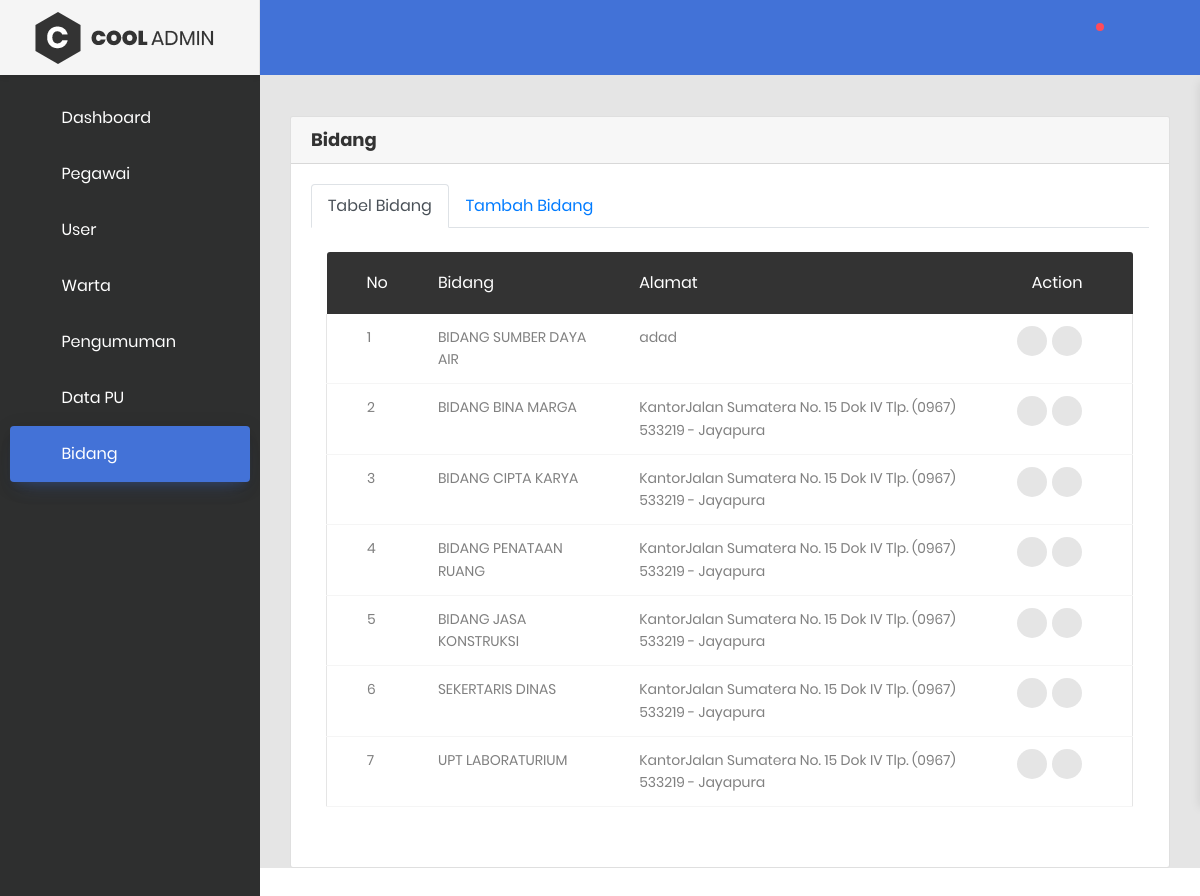
The page /index.php/admin/bidang on the database its author committed.
### tables this page shows
CREATE TABLE `tbl_menu` (
  `module_path` varchar(20) NOT NULL,
  `module_name` varchar(20) NOT NULL,
  `module_icon` varchar(50) NOT NULL,
  `module_parent` int(11) NOT NULL,
  `module_order` int(11) NOT NULL
);

CREATE TABLE `tbl_bidang` (
  `id_bidang` int(11) NOT NULL,
  `bidang` varchar(255) NOT NULL,
  `alamat_kantor` varchar(255) NOT NULL
);

### application/controllers/Admin.php (called while the page is built, shortened)
<?php
class Admin extends CI_Controller
{
    public function loadAsset($param)
    {
        $this->load->model("Menu_model", "menu");
        $data = [
            "title" => "Dashboard",
            "active" => "active",
            "menu" => $this->menu->__getMenu(),
            "list_css_plugins" => array(
                'assets/admin/css/font-face.css',
                'assets/admin/css/style.css',
                'assets/admin/vendor/font-awesome-4.7/css/font-awesome.min.css',
                'assets/admin/vendor/font-awesome-5/css/fontawesome-all.min.css',
                'assets/admin/vendor/mdi-font/css/material-design-iconic-font.min.css',
                'assets/admin/vendor/bootstrap-4.1/bootstrap.min.css',
                'assets/admin/vendor/animsition/animsition.min.css',
                'assets/admin/vendor/bootstrap-progressbar/bootstrap-progressbar-3.3.4.min.css',
                'assets/admin/vendor/wow/animate.css',
                'assets/admin/vendor/css-hamburgers/hamburgers.min.css',
                'assets/admin/vendor/slick/slick.css',
                'assets/admin/vendor/select2/select2.min.css',
                'assets/admin/vendor/perfect-scrollbar/perfect-scrollbar.css',
                'assets/admin/css/theme.css',
                'assets/admin/css/materialdate.min.css',
                'assets/admin/css/datatables.css',
                'assets/admin/css/bootstrap-datetimepicker.min.css',
            ),
            "list_js_plugins" => array(
                'assets/admin/vendor/bootstrap-4.1/popper.min.js',
                'assets/admin/vendor/bootstrap-4.1/bootstrap.min.js',
                'assets/plugin/thesaas/js/vendors/datatables.js',
                'assets/admin/vendor/animsition/animsition.min.js',
                'assets/admin/vendor/bootstrap-progressbar/bootstrap-progressbar.min.js',
                'assets/admin/vendor/circle-progress/circle-progress.min.js',
                'assets/admin/vendor/perfect-scrollbar/perfect-scrollbar.js',
                'assets/admin/vendor/chartjs/Chart.bundle.min.js',
                'assets/admin/vendor/select2/select2.min.js',
                'assets/admin/js/main.js',
                'assets/admin/js/materialdate.min.js',
                'assets/admin/js/tambahan.js',
                'assets/admin/js/datatables.js',
                'assets/admin/js/swal.js'
            ),
            "path" => $param["path"]
        ];
        $data = isset($param["data"]) ? array_merge($data, $param["data"]) : $data;
        $this->load->view("/admin/v_main", $data);
    }
    public function bidang()
    {
        $this->load->model('Bidang_model', 'data');
        $data['data'] = $this->data->getBidang();
        $this->loadAsset(["path" => "admin/bidang/bidang", "data" => $data]);
    }
}

### index.php (called while the page is built, shortened)
<?php
require_once BASEPATH.'core/CodeIgniter.php';

### application/models/Menu_model.php (called while the page is built, shortened)
<?php
class Menu_model extends CI_Model
{
    public function __getMenu()
    {
        $menu = $this->db->query("SELECT * FROM tbl_menu ORDER BY module_order ASC")->result_array();
        $list_menu = array();
        foreach ($menu as $m) {
            $sql = "SELECT * FROM tbl_sub_menu WHERE module_parent='".$m['module_parent']."' ORDER BY module_order ASC";
            $sub_menu = $this->db->query($sql)->result_array();
            $m["sub_menu"] = $sub_menu;
            array_push($list_menu, $m);
        }
        return json_decode(json_encode($list_menu), FALSE);
    }
}

### application/models/Bidang_model.php (called while the page is built, shortened)
<?php
class Bidang_model extends CI_Model
{
	public function getBidang()
    {
       $query = "SELECT * FROM tbl_bidang ";
      return $this->db->query($query)->result_array();
    }
}

### application/views/admin/bidang/tabelbidang.php (the view, shortened to what this page needs)
                  <div class="col-lg-12">
                                <div class="table-responsive m-b-40">
                                    <table id="artikelTable" class="table table-borderless table-data3" style="width:100%">
                                        <thead>
                                            <th>No</th>
                                          <th>Bidang</th>
                                          <th>Alamat</th>
                                          <th>Action</th>
                                      </thead>
                                      <tbody>
                                                      <?php $nomor = 1; ?>
                                <?php foreach ($data as $row) : ?>
                                        <tr>
                                          <td><?= $nomor ?></td>
                                          <td><?= $row['bidang'] ?></td>
                                          <td><?= $row['alamat_kantor']  ?></td>
                                         <td>
                                                  <div class="table-data-feature">
                            <a href="#" class="item" data-toggle="modal" data-target="#modal_edit<?= $row['id_bidang']; ?>"><i class="zmdi zmdi-edit"></i></a>
                            <a href="#" class="item" data-toggle="modal" data-target="#modal_delete<?= $row['id_bidang']; ?>"><i class="zmdi zmdi-delete"></i></a>
                        </div>
                                                </td>
                                            </tr>
                                               <?php $nomor++; ?>
                                <?php endforeach; ?>
                                        </tbody>
                                    </table>
                              </div>
</div>

### application/views/admin/v_main.php (shortened to what this page needs)
<!DOCTYPE html>
<html lang="en">
<head>
    <?php if (isset($list_css_plugins)){
    foreach ($list_css_plugins as $key) {?>
        <link href="<?php echo base_url($key) ?>" rel="stylesheet" media="all">
    <?php }} ?>
</head>
<body class="animsition">
    <main>
        <div class="page-wrapper">
            <?php
                $this->load->view("admin/v_sidebar");
            ?>
            <div class="page-container">
            <?php
                $this->load->view("admin/v_header");
                $this->load->view($path);
            ?>
            </div>
    </main>
</body>
</html>

### application/views/admin/v_sidebar.php (shortened to what this page needs)
<aside class="menu-sidebar d-none d-lg-block" style="background-color: #2e2f2f">
    <div class="logo">
        <a href="#">
            <img src="<?= base_url("assets/admin/images/logo.webp") ?>" alt="Cool Admin" />
        </a>
    </div>
    <div class="menu-sidebar__content js-scrollbar1">
        <nav class="navbar-sidebar">
            <ul class="list-unstyled navbar__list">
                <?php
                $i = 0;
                foreach ($menu as $m) :
                    ?>
                    <li class="<?php
                                echo count($m->sub_menu) ? "has-sub " : "";
                                echo $this->uri->uri_string() == $m->module_path || in_array($this->uri->uri_string(), array_map(function ($v) {
                                    return $v->module_sub_path;
                                }, $m->sub_menu)) ? "active" : "" ?> list-sidebar-item">
                        <a <?= count($m->sub_menu) ? "class='js-arrow' href='#' data-index='$i' " : "href='" . base_url($m->module_path) . "'" ?>>
                            <i class="<?= $m->module_icon ?>"></i><?= $m->module_name ?>
                        </a>
                    </li>
                    <?php count($m->sub_menu) && $i++;
                endforeach; ?>
            </ul>
        </nav>
    </div>
</aside>

### application/views/admin/v_header.php (shortened to what this page needs)
<header class="header-desktop2">
                <div class="section__content section__content--p30">
                    <div class="container-fluid">
                        <div class="header-wrap2">
                            <div class="header-button2">
                                <div class="header-button-item js-item-menu">
                                    <i class="zmdi zmdi-search"></i>
                                </div>
                                <div class="header-button-item has-noti js-item-menu">
                                    <i class="zmdi zmdi-notifications"></i>
                                </div>
                                <div class="header-button-item mr-0 js-sidebar-btn">
                                    <i class="zmdi zmdi-menu"></i>
                                </div>
                            </div>
                        </div>
                    </div>
                </div>
            </header>

### application/views/admin/bidang/bidang.php (shortened to what this page needs)
<div class="main-content">
  <div class="container-fluid">
        <div class="col-lg-12">
            <div class="card">
                <div class="card-header">
                    <h4>Bidang</h4>
                </div>
                <div class="card-body">
            <ul class="nav nav-tabs mb-4" id="myTab" role="tablist">
                <li class="nav-item">
                    <a class="nav-link active" id="home-tab" data-toggle="tab" href="#home" role="tab" aria-controls="home" aria-selected="true">Tabel Bidang</a>
                </li>
                <li class="nav-item">
                    <a class="nav-link" id="profile-tab" data-toggle="tab" href="#profile" role="tab" aria-controls="profile" aria-selected="false">Tambah Bidang</a>
                </li>
            </ul>
            <div class="tab-content" id="myTabContent">
                <div class="tab-pane fade show active" id="home" role="tabpanel" aria-labelledby="home-tab">
                    <?php $this->load->view('admin/bidang/tabelbidang',$data) ?>
                </div>
                    <?php $this->load->view('admin/bidang/tambahbidang',$data) ?>
                </div>
            </div>
        </div>
    </div>
</div>

### application/views/admin/bidang/tambahbidang.php (shortened to what this page needs)
     </div>
</div></form>

### assets/admin/css/style.css (style rules this page uses)
.list-sidebar-item a { color: #FFF!important }

### rows shown on the page
tbl_menu: module_name "Dashboard"
tbl_menu: module_name "Pegawai"
tbl_menu: module_name "User"
tbl_menu: module_name "Warta"
tbl_menu: module_name "Pengumuman"
tbl_menu: module_name "Data PU"
tbl_menu: module_name "Bidang"
tbl_bidang: bidang "BIDANG SUMBER DAYA AIR", alamat_kantor "adad"
tbl_bidang: bidang "BIDANG BINA MARGA", alamat_kantor "KantorJalan Sumatera No. 15 Dok IV Tlp. (0967) 533219 - Jayapura"
tbl_bidang: bidang "BIDANG CIPTA KARYA", alamat_kantor "KantorJalan Sumatera No. 15 Dok IV Tlp. (0967) 533219 - Jayapura"
tbl_bidang: bidang "BIDANG PENATAAN RUANG", alamat_kantor "KantorJalan Sumatera No. 15 Dok IV Tlp. (0967) 533219 - Jayapura"
tbl_bidang: bidang "BIDANG JASA KONSTRUKSI", alamat_kantor "KantorJalan Sumatera No. 15 Dok IV Tlp. (0967) 533219 - Jayapura"
tbl_bidang: bidang "SEKERTARIS DINAS", alamat_kantor "KantorJalan Sumatera No. 15 Dok IV Tlp. (0967) 533219 - Jayapura"
tbl_bidang: bidang "UPT LABORATURIUM", alamat_kantor "KantorJalan Sumatera No. 15 Dok IV Tlp. (0967) 533219 - Jayapura"
